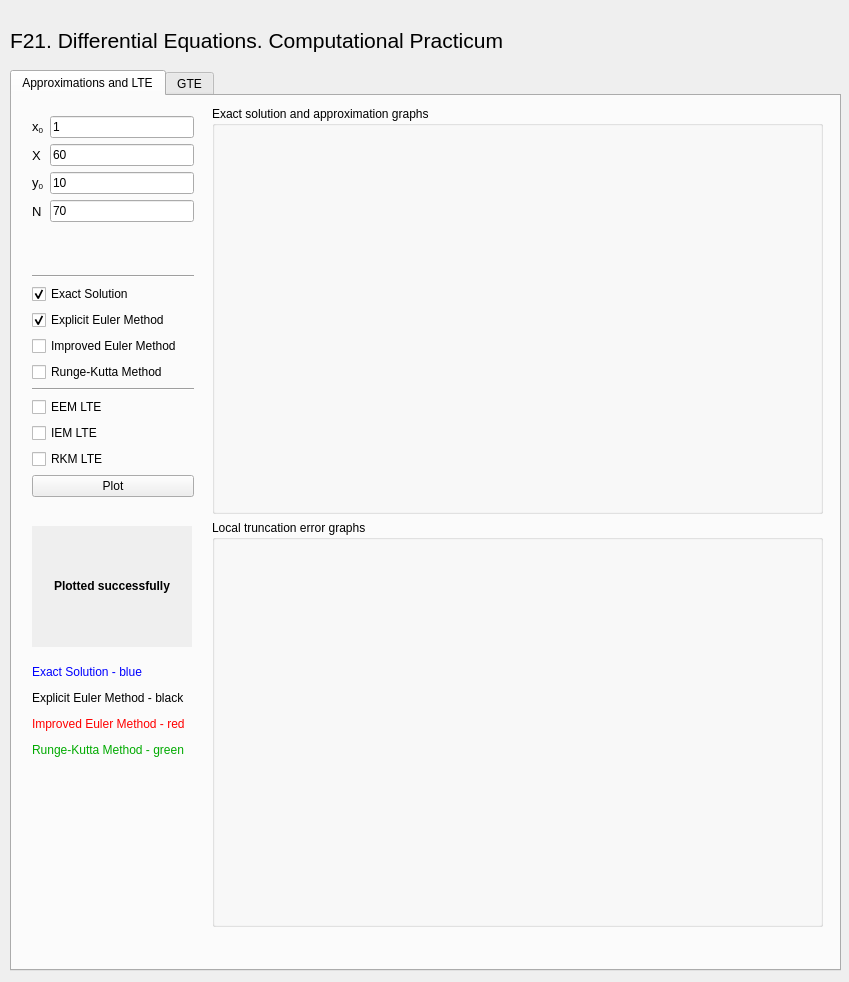
<?xml version="1.0" encoding="UTF-8"?>
<ui version="4.0">
 <class>Form</class>
 <widget class="QWidget" name="Form">
  <property name="geometry">
   <rect>
    <x>0</x>
    <y>0</y>
    <width>849</width>
    <height>982</height>
   </rect>
  </property>
  <property name="windowTitle">
   <string>Form</string>
  </property>
  <widget class="QTabWidget" name="tabWidget">
   <property name="geometry">
    <rect>
     <x>10</x>
     <y>70</y>
     <width>831</width>
     <height>901</height>
    </rect>
   </property>
   <property name="currentIndex">
    <number>0</number>
   </property>
   <widget class="QWidget" name="tab_applte">
    <attribute name="title">
     <string>Approximations and LTE</string>
    </attribute>
    <widget class="QWidget" name="verticalLayoutWidget">
     <property name="geometry">
      <rect>
       <x>20</x>
       <y>20</y>
       <width>162</width>
       <height>381</height>
      </rect>
     </property>
     <layout class="QVBoxLayout" name="vl_buttons_applte">
      <property name="sizeConstraint">
       <enum>QLayout::SetMaximumSize</enum>
      </property>
      <item>
       <layout class="QFormLayout" name="fl_le_applte">
        <item row="0" column="0">
         <widget class="QLabel" name="label_x0">
          <property name="font">
           <font>
            <pointsize>10</pointsize>
           </font>
          </property>
          <property name="text">
           <string>&lt;html&gt;&lt;head/&gt;&lt;body&gt;&lt;p&gt;x&lt;span style=&quot; vertical-align:sub;&quot;&gt;0&lt;/span&gt;&lt;/p&gt;&lt;/body&gt;&lt;/html&gt;</string>
          </property>
         </widget>
        </item>
        <item row="0" column="1">
         <widget class="QLineEdit" name="le_x0">
          <property name="text">
           <string>1</string>
          </property>
         </widget>
        </item>
        <item row="1" column="0">
         <widget class="QLabel" name="label_X">
          <property name="font">
           <font>
            <pointsize>10</pointsize>
           </font>
          </property>
          <property name="text">
           <string>X</string>
          </property>
         </widget>
        </item>
        <item row="1" column="1">
         <widget class="QLineEdit" name="le_X">
          <property name="text">
           <string>60</string>
          </property>
         </widget>
        </item>
        <item row="2" column="0">
         <widget class="QLabel" name="label_y0">
          <property name="font">
           <font>
            <pointsize>10</pointsize>
           </font>
          </property>
          <property name="text">
           <string>&lt;html&gt;&lt;head/&gt;&lt;body&gt;&lt;p&gt;y&lt;span style=&quot; vertical-align:sub;&quot;&gt;0&lt;/span&gt;&lt;/p&gt;&lt;/body&gt;&lt;/html&gt;</string>
          </property>
         </widget>
        </item>
        <item row="2" column="1">
         <widget class="QLineEdit" name="le_y0">
          <property name="text">
           <string>10</string>
          </property>
         </widget>
        </item>
        <item row="3" column="0">
         <widget class="QLabel" name="label_N">
          <property name="font">
           <font>
            <pointsize>10</pointsize>
           </font>
          </property>
          <property name="text">
           <string>N</string>
          </property>
         </widget>
        </item>
        <item row="3" column="1">
         <widget class="QLineEdit" name="le_N_applte">
          <property name="text">
           <string>70</string>
          </property>
         </widget>
        </item>
       </layout>
      </item>
      <item>
       <widget class="Line" name="line">
        <property name="orientation">
         <enum>Qt::Horizontal</enum>
        </property>
       </widget>
      </item>
      <item>
       <widget class="QCheckBox" name="cb_exact">
        <property name="text">
         <string>Exact Solution</string>
        </property>
        <property name="checked">
         <bool>true</bool>
        </property>
       </widget>
      </item>
      <item>
       <widget class="QCheckBox" name="cb_eem">
        <property name="text">
         <string>Explicit Euler Method</string>
        </property>
        <property name="checked">
         <bool>true</bool>
        </property>
       </widget>
      </item>
      <item>
       <widget class="QCheckBox" name="cb_iem">
        <property name="text">
         <string>Improved Euler Method</string>
        </property>
       </widget>
      </item>
      <item>
       <widget class="QCheckBox" name="cb_rkm">
        <property name="text">
         <string>Runge-Kutta Method</string>
        </property>
       </widget>
      </item>
      <item>
       <widget class="Line" name="line_2">
        <property name="orientation">
         <enum>Qt::Horizontal</enum>
        </property>
       </widget>
      </item>
      <item>
       <widget class="QCheckBox" name="cb_eem_lte">
        <property name="text">
         <string>EEM LTE</string>
        </property>
       </widget>
      </item>
      <item>
       <widget class="QCheckBox" name="cb_iem_lte">
        <property name="text">
         <string>IEM LTE</string>
        </property>
       </widget>
      </item>
      <item>
       <widget class="QCheckBox" name="cb_rkm_lte">
        <property name="text">
         <string>RKM LTE</string>
        </property>
       </widget>
      </item>
      <item>
       <widget class="QPushButton" name="pb_plot_applte">
        <property name="text">
         <string>Plot</string>
        </property>
       </widget>
      </item>
     </layout>
    </widget>
    <widget class="QWidget" name="verticalLayoutWidget_2">
     <property name="geometry">
      <rect>
       <x>200</x>
       <y>10</y>
       <width>611</width>
       <height>821</height>
      </rect>
     </property>
     <layout class="QVBoxLayout" name="vl_graphs">
      <item>
       <widget class="QGroupBox" name="gb_app">
        <property name="title">
         <string>Exact solution and approximation graphs</string>
        </property>
        <widget class="QWidget" name="app_plot" native="true">
         <property name="geometry">
          <rect>
           <x>10</x>
           <y>30</y>
           <width>581</width>
           <height>371</height>
          </rect>
         </property>
        </widget>
       </widget>
      </item>
      <item>
       <widget class="QGroupBox" name="gb_lte">
        <property name="title">
         <string>Local truncation error graphs</string>
        </property>
        <widget class="QWidget" name="lte_plot" native="true">
         <property name="geometry">
          <rect>
           <x>10</x>
           <y>20</y>
           <width>581</width>
           <height>331</height>
          </rect>
         </property>
        </widget>
       </widget>
      </item>
     </layout>
    </widget>
    <widget class="QLabel" name="label_applte">
     <property name="geometry">
      <rect>
       <x>20</x>
       <y>430</y>
       <width>160</width>
       <height>121</height>
      </rect>
     </property>
     <property name="sizePolicy">
      <sizepolicy hsizetype="Preferred" vsizetype="Maximum">
       <horstretch>0</horstretch>
       <verstretch>0</verstretch>
      </sizepolicy>
     </property>
     <property name="font">
      <font>
       <weight>75</weight>
       <bold>true</bold>
      </font>
     </property>
     <property name="autoFillBackground">
      <bool>true</bool>
     </property>
     <property name="text">
      <string>&lt;html&gt;&lt;head/&gt;&lt;body&gt;&lt;p&gt;Plotted successfully&lt;/p&gt;&lt;/body&gt;&lt;/html&gt;</string>
     </property>
     <property name="alignment">
      <set>Qt::AlignCenter</set>
     </property>
     <property name="wordWrap">
      <bool>true</bool>
     </property>
    </widget>
    <widget class="QLabel" name="label_applte_colors">
     <property name="geometry">
      <rect>
       <x>20</x>
       <y>550</y>
       <width>171</width>
       <height>131</height>
      </rect>
     </property>
     <property name="sizePolicy">
      <sizepolicy hsizetype="Preferred" vsizetype="Maximum">
       <horstretch>0</horstretch>
       <verstretch>0</verstretch>
      </sizepolicy>
     </property>
     <property name="font">
      <font>
       <weight>50</weight>
       <bold>false</bold>
      </font>
     </property>
     <property name="autoFillBackground">
      <bool>false</bool>
     </property>
     <property name="text">
      <string>&lt;html&gt;&lt;head/&gt;&lt;body&gt;&lt;p&gt;&lt;span style=&quot; color:#0000ff;&quot;&gt;Exact Solution - blue&lt;/span&gt;&lt;/p&gt;&lt;p&gt;Explicit Euler Method - black&lt;/p&gt;&lt;p&gt;&lt;span style=&quot; color:#ff0000;&quot;&gt;Improved Euler Method - red&lt;/span&gt;&lt;/p&gt;&lt;p&gt;&lt;span style=&quot; color:#00aa00;&quot;&gt;Runge-Kutta Method - green&lt;/span&gt;&lt;/p&gt;&lt;/body&gt;&lt;/html&gt;</string>
     </property>
     <property name="alignment">
      <set>Qt::AlignLeading|Qt::AlignLeft|Qt::AlignVCenter</set>
     </property>
     <property name="wordWrap">
      <bool>false</bool>
     </property>
    </widget>
   </widget>
   <widget class="QWidget" name="tab_gte">
    <attribute name="title">
     <string>GTE</string>
    </attribute>
    <widget class="QWidget" name="verticalLayoutWidget_3">
     <property name="geometry">
      <rect>
       <x>20</x>
       <y>20</y>
       <width>162</width>
       <height>194</height>
      </rect>
     </property>
     <layout class="QVBoxLayout" name="vl_buttons_gte">
      <item>
       <layout class="QFormLayout" name="fl_le_gte">
        <item row="0" column="0">
         <widget class="QLabel" name="label_n0">
          <property name="font">
           <font>
            <pointsize>10</pointsize>
           </font>
          </property>
          <property name="text">
           <string>&lt;html&gt;&lt;head/&gt;&lt;body&gt;&lt;p&gt;n&lt;span style=&quot; vertical-align:sub;&quot;&gt;0&lt;/span&gt;&lt;/p&gt;&lt;/body&gt;&lt;/html&gt;</string>
          </property>
         </widget>
        </item>
        <item row="0" column="1">
         <widget class="QLineEdit" name="le_n0">
          <property name="text">
           <string>5</string>
          </property>
         </widget>
        </item>
        <item row="1" column="0">
         <widget class="QLabel" name="label_N_2">
          <property name="font">
           <font>
            <pointsize>10</pointsize>
           </font>
          </property>
          <property name="text">
           <string>N</string>
          </property>
         </widget>
        </item>
        <item row="1" column="1">
         <widget class="QLineEdit" name="le_N_gte">
          <property name="text">
           <string>100</string>
          </property>
         </widget>
        </item>
       </layout>
      </item>
      <item>
       <widget class="QCheckBox" name="cb_eem_gte">
        <property name="text">
         <string>Explicit Euler Method</string>
        </property>
        <property name="checked">
         <bool>true</bool>
        </property>
       </widget>
      </item>
      <item>
       <widget class="QCheckBox" name="cb_iem_gte">
        <property name="text">
         <string>Improved Euler Method</string>
        </property>
       </widget>
      </item>
      <item>
       <widget class="QCheckBox" name="cb_rkm_gte">
        <property name="text">
         <string>Runge-Kutta Method</string>
        </property>
       </widget>
      </item>
      <item>
       <widget class="QPushButton" name="pb_plot_gte">
        <property name="text">
         <string>Plot</string>
        </property>
       </widget>
      </item>
     </layout>
    </widget>
    <widget class="QGroupBox" name="gb_gte">
     <property name="geometry">
      <rect>
       <x>200</x>
       <y>10</y>
       <width>609</width>
       <height>366</height>
      </rect>
     </property>
     <property name="title">
      <string>Global truncation error graphs</string>
     </property>
     <widget class="QWidget" name="gte_plot" native="true">
      <property name="geometry">
       <rect>
        <x>10</x>
        <y>20</y>
        <width>581</width>
        <height>331</height>
       </rect>
      </property>
     </widget>
    </widget>
    <widget class="QLabel" name="label_gte">
     <property name="geometry">
      <rect>
       <x>20</x>
       <y>230</y>
       <width>160</width>
       <height>141</height>
      </rect>
     </property>
     <property name="sizePolicy">
      <sizepolicy hsizetype="Preferred" vsizetype="Maximum">
       <horstretch>0</horstretch>
       <verstretch>0</verstretch>
      </sizepolicy>
     </property>
     <property name="font">
      <font>
       <weight>75</weight>
       <bold>true</bold>
      </font>
     </property>
     <property name="autoFillBackground">
      <bool>true</bool>
     </property>
     <property name="text">
      <string>&lt;html&gt;&lt;head/&gt;&lt;body&gt;&lt;p&gt;Plotted successfully&lt;/p&gt;&lt;/body&gt;&lt;/html&gt;</string>
     </property>
     <property name="alignment">
      <set>Qt::AlignCenter</set>
     </property>
     <property name="wordWrap">
      <bool>true</bool>
     </property>
    </widget>
    <widget class="QLabel" name="label_gte_colors">
     <property name="geometry">
      <rect>
       <x>20</x>
       <y>370</y>
       <width>171</width>
       <height>131</height>
      </rect>
     </property>
     <property name="sizePolicy">
      <sizepolicy hsizetype="Preferred" vsizetype="Maximum">
       <horstretch>0</horstretch>
       <verstretch>0</verstretch>
      </sizepolicy>
     </property>
     <property name="font">
      <font>
       <weight>50</weight>
       <bold>false</bold>
      </font>
     </property>
     <property name="autoFillBackground">
      <bool>false</bool>
     </property>
     <property name="text">
      <string>&lt;html&gt;&lt;head/&gt;&lt;body&gt;&lt;p&gt;&lt;span style=&quot; color:#0000ff;&quot;&gt;Exact Solution - blue&lt;/span&gt;&lt;/p&gt;&lt;p&gt;Explicit Euler Method - black&lt;/p&gt;&lt;p&gt;&lt;span style=&quot; color:#ff0000;&quot;&gt;Improved Euler Method - red&lt;/span&gt;&lt;/p&gt;&lt;p&gt;&lt;span style=&quot; color:#00aa00;&quot;&gt;Runge-Kutta Method - green&lt;/span&gt;&lt;/p&gt;&lt;/body&gt;&lt;/html&gt;</string>
     </property>
     <property name="alignment">
      <set>Qt::AlignLeading|Qt::AlignLeft|Qt::AlignVCenter</set>
     </property>
     <property name="wordWrap">
      <bool>false</bool>
     </property>
    </widget>
   </widget>
  </widget>
  <widget class="QLabel" name="label">
   <property name="geometry">
    <rect>
     <x>10</x>
     <y>10</y>
     <width>1151</width>
     <height>61</height>
    </rect>
   </property>
   <property name="font">
    <font>
     <pointsize>16</pointsize>
    </font>
   </property>
   <property name="text">
    <string>&lt;html&gt;&lt;head/&gt;&lt;body&gt;&lt;p&gt;F21. Differential Equations. Computational Practicum&lt;/p&gt;&lt;/body&gt;&lt;/html&gt;</string>
   </property>
  </widget>
 </widget>
 <resources/>
 <connections/>
</ui>
